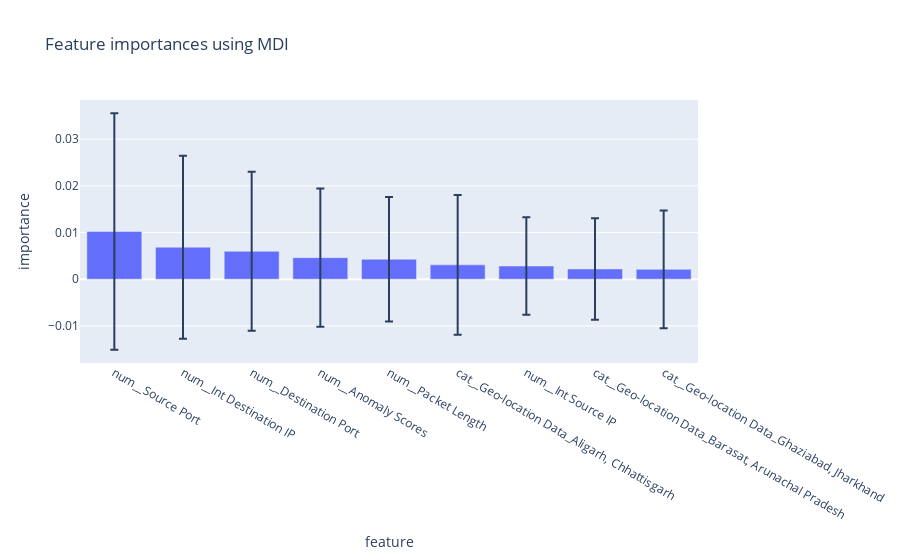

The notebook cell saved with this chart:
### Markdown cell above
Huge precision according to DDoS but rest is very low. Means using smote/smotetomek need to balance the synthetic data to more Intrusion & Malware!! <br> try to remove payload and timestamp maybe

### Code cell
importances = comp_model.named_steps['classifier'].feature_importances_
std = np.std([tree.feature_importances_ for tree in comp_model.named_steps['classifier'].estimators_], axis=0)
feature_names = [f"{x}" for x in comp_model.named_steps["preprocessor"].get_feature_names_out()]
forest_importances = pd.DataFrame({"feature": feature_names, "importance": importances, "std": std}).sort_values("importance", ascending=False)

fig = px.bar(forest_importances[forest_importances["importance"] > 0.002],x="feature",y="importance", error_y="std", title="Feature importances using MDI")
fig.show()

### Figure 1 — Plotly figure (JSON) as saved in the notebook; plotly's stock layout.template omitted (floating-point values rounded to 4 significant figures)
{"data": [{"error_y": {"array": [0.02535, 0.0196, 0.01704, 0.01479, 0.01333, 0.01495, 0.01043, 0.01089, 0.01263]}, "hovertemplate": "feature=%{x}<br>importance=%{y}<extra></extra>", "legendgroup": "", "marker": {"color": "#636efa", "pattern": {"shape": ""}}, "name": "", "orientation": "v", "showlegend": false, "textposition": "auto", "type": "bar", "x": ["num__Source Port", "num__Int Destination IP", "num__Destination Port", "num__Anomaly Scores", "num__Packet Length", "cat__Geo-location Data_Aligarh, Chhattisgarh", "num__Int Source IP", "cat__Geo-location Data_Barasat, Arunachal Pradesh", "cat__Geo-location Data_Ghaziabad, Jharkhand"], "xaxis": "x", "y": [0.01022, 0.006852, 0.005967, 0.004612, 0.00428, 0.003072, 0.002815, 0.002189, 0.002112], "yaxis": "y"}], "layout": {"barmode": "relative", "legend": {"tracegroupgap": 0}, "title": {"text": "Feature importances using MDI"}, "xaxis": {"anchor": "y", "domain": [0, 1], "title": {"text": "feature"}}, "yaxis": {"anchor": "x", "domain": [0, 1], "title": {"text": "importance"}}}}
